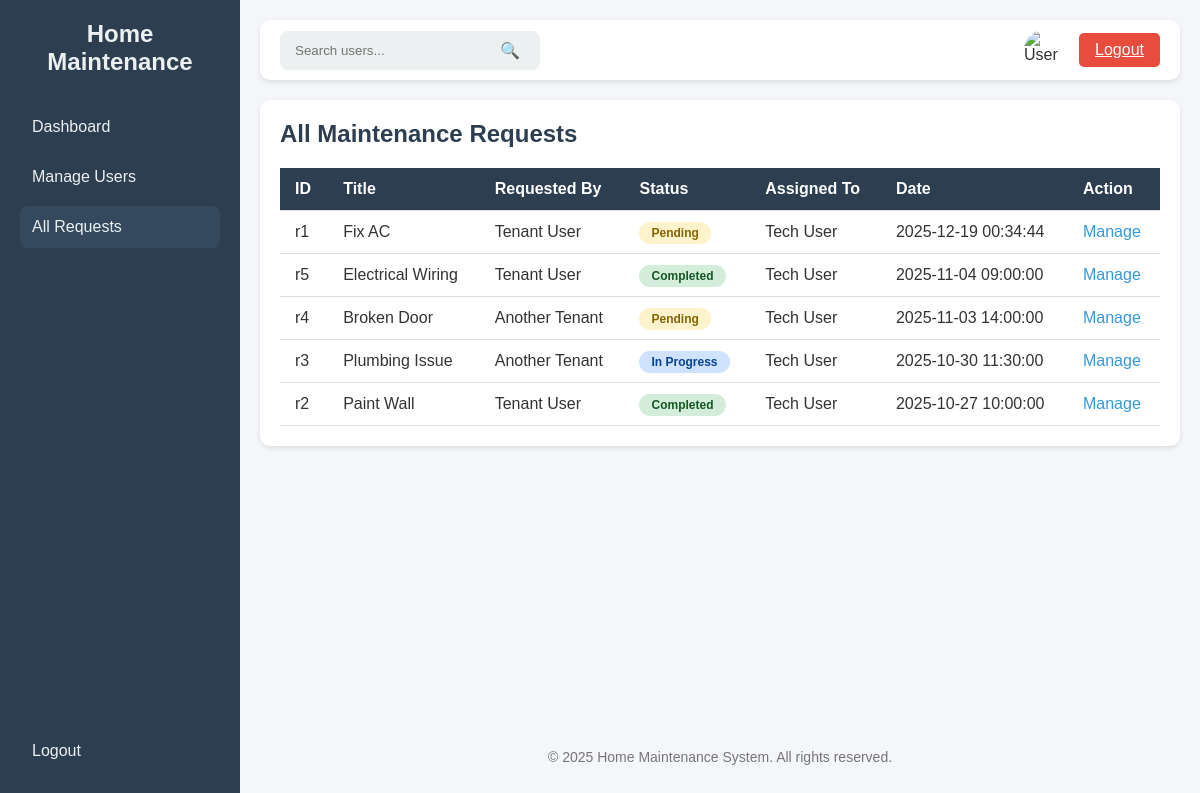
Page /admin/all_requests (signed in) on the earlier database version.
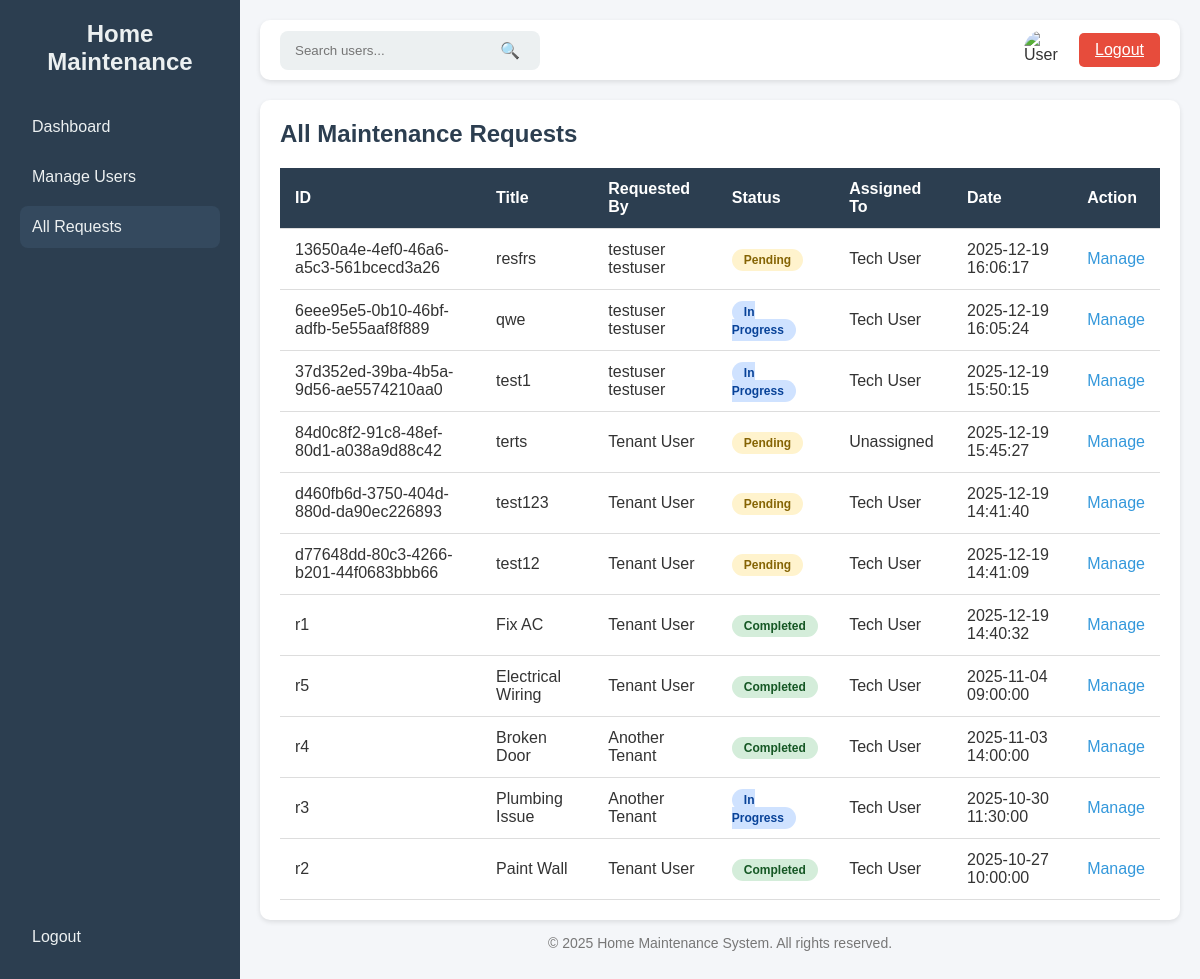
Same page on the later database version.
### tables this page shows
CREATE TABLE requests (
        id TEXT PRIMARY KEY,
        title TEXT,
        description TEXT,
        status TEXT,
        assigned_to TEXT,
        date TEXT,
        user_id TEXT,
        FOREIGN KEY(user_id) REFERENCES users(id),
        FOREIGN KEY(assigned_to) REFERENCES users(id)
    );

### app.py (the view)
@app.route('/admin/all_requests')
@Role_Authentication(["admin"])
def admin_all_requests():
    conn = get_db_connection()
    query = """
        SELECT r.id, r.title, r.description, r.status, r.date,
               u_tech.fname AS assigned_fname, u_tech.lname AS assigned_lname,
               u_user.fname AS user_fname, u_user.lname AS user_lname
        FROM requests r
        LEFT JOIN users u_tech ON r.assigned_to = u_tech.id
        LEFT JOIN users u_user ON r.user_id = u_user.id
        ORDER BY r.date DESC
    """
    all_requests_data = conn.execute(query).fetchall()
    conn.close()
    formatted_requests = []
    for req in all_requests_data:
        assigned_to_name = f"{req['assigned_fname']} {req['assigned_lname']}" if req['assigned_fname'] else 'Unassigned'
        requested_by_name = f"{req['user_fname']} {req['user_lname']}" if req['user_fname'] else 'Unknown'
        formatted_requests.append({
            'id': req['id'],
            'title': req['title'],
            'status': req['status'],
            'assigned_to': assigned_to_name,
            'requested_by': requested_by_name,
            'date': req['date']
        })
    return render_template('admin_all_requests.html', requests=formatted_requests, active_page='all_requests')

### app.py (called while the page is built)
def get_db_connection():
    conn = sqlite3.connect(DB_NAME)
    conn.row_factory = sqlite3.Row
    return conn

def Role_Authentication(allowed_roles):
    def decorator(f):
        @wraps(f)
        def decorated_function(*args, **Kwargs):
            if 'role' not in session:
                flash('Access denied. Please log in.')
                return redirect(url_for("login"))
            if session['role'] not in allowed_roles:
                flash('Access denied. Insufficient privileges.')
                return redirect(url_for("dashboard"))
            return f(*args, **Kwargs)
        return decorated_function
    return decorator

### templates/admin_all_requests.html (shortened to what this page needs)
<!DOCTYPE html>
<html lang="en">
<head>
</head>
<body>
    <div class="sidebar">
        <div>
            <h2>Home Maintenance</h2>
            <a href="{{ url_for('admin_dashboard') }}" class="{% if active_page == 'dashboard' %}active{% endif %}">Dashboard</a>
            <a href="{{ url_for('admin_users') }}" class="{% if active_page == 'users' %}active{% endif %}">Manage Users</a>
            <a href="{{ url_for('admin_all_requests') }}" class="{% if active_page == 'all_requests' %}active{% endif %}">All Requests</a>
        </div>
        <div>
            <a href="{{ url_for('logout') }}">Logout</a>
        </div>
    </div>
    <div class="main">
        <div class="top-bar">
            <div class="search-bar">
                <input type="text" placeholder="Search users..." />
                <button type="submit">🔍</button>
            </div>
            <div class="user-actions">
                <img src="https://cdn-icons-png.flaticon.com/512/847/847969.png" alt="User" class="user-logo" />
                <a class="logout-btn" href="{{ url_for('logout') }}">Logout</a>
            </div>
        </div>
<div class="content-section">
    <h2>All Maintenance Requests</h2>
    <table>
        <thead>
            <tr>
                <th>ID</th>
                <th>Title</th>
                <th>Requested By</th>
                <th>Status</th>
                <th>Assigned To</th>
                <th>Date</th>
                <th>Action</th>
            </tr>
        </thead>
        <tbody>
            {% if requests %}
                {% for req in requests %}
                <tr>
                    <td>{{ req.id }}</td>
                    <td>{{ req.title }}</td>
                    <td>{{ req.requested_by }}</td>
                    <td>
                        {% if req.status == 'Pending' %}
                            <span class="status-badge status-pending">Pending</span>
                        {% elif req.status == 'Completed' %}
                            <span class="status-badge status-completed">Completed</span>
                        {% elif req.status == 'In Progress' %}
                            <span class="status-badge status-in-progress">In Progress</span>
                        {% else %}
                            <span class="status-badge">{{ req.status }}</span>
                        {% endif %}
                    </td>
                    <td>{{ req.assigned_to }}</td>
                    <td>{{ req.date }}</td>
                    <td>
                        <a href="{{ url_for('admin_manage_request', request_id=req.id) }}" class="action-link">Manage</a>
                    </td>
                </tr>
                {% endfor %}
            {% else %}
                <tr>
                    <td colspan="7">No requests found.</td>
                </tr>
            {% endif %}
        </tbody>
    </table>
</div>
        <footer>
            <p>&copy; 2025 Home Maintenance System. All rights reserved.</p>
        </footer>
    </div>
</body>
</html>

Differences in the rows shown:
added requests: id "13650a4e-4ef0-46a6-a5c3-561bcecd3a26", title "resfrs", requested_by "testuser testuser", status "Pending", assigned_to "Tech User", date "2025-12-19 16:06:17"
added requests: id "6eee95e5-0b10-46bf-adfb-5e55aaf8f889", title "qwe", requested_by "testuser testuser", status "In Progress", assigned_to "Tech User", date "2025-12-19 16:05:24"
added requests: id "37d352ed-39ba-4b5a-9d56-ae5574210aa0", title "test1", requested_by "testuser testuser", status "In Progress", assigned_to "Tech User", date "2025-12-19 15:50:15"
added requests: id "84d0c8f2-91c8-48ef-80d1-a038a9d88c42", title "terts", requested_by "Tenant User", status "Pending", assigned_to "Unassigned", date "2025-12-19 15:45:27"
added requests: id "d460fb6d-3750-404d-880d-da90ec226893", title "test123", requested_by "Tenant User", status "Pending", assigned_to "Tech User", date "2025-12-19 14:41:40"
added requests: id "d77648dd-80c3-4266-b201-44f0683bbb66", title "test12", requested_by "Tenant User", status "Pending", assigned_to "Tech User", date "2025-12-19 14:41:09"
changed requests "Fix AC": date "2025-12-19 00:34:44" → "2025-12-19 14:40:32"; status "Pending" → "Completed"
changed requests "Broken Door": status "Pending" → "Completed"
